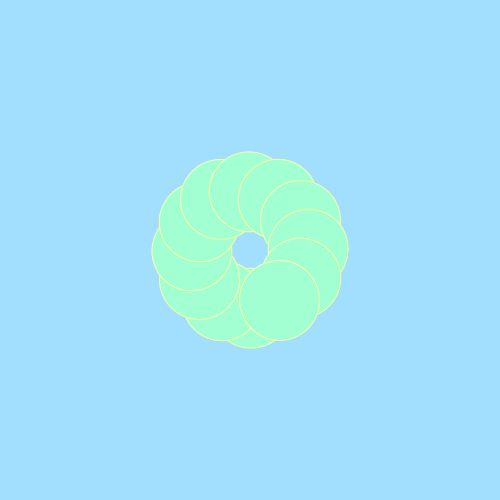
Frame 1 (no input)
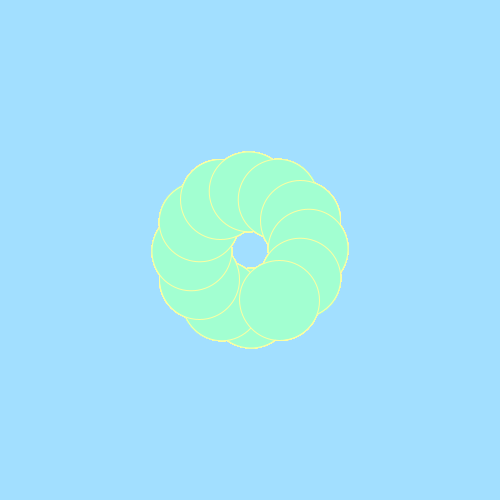
Frame 60 (the mouse pressed at the canvas centre just before this capture)
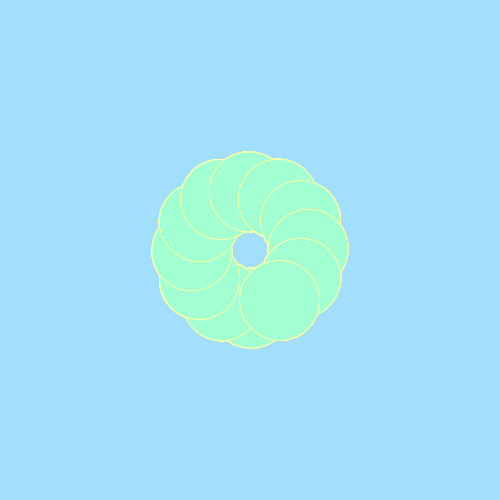
Frame 120 (the mouse held since frame 60 and released just before this capture)

The Processing sketch that drew these frames (run headless with seeded random() and noise(); from frame 60 on, the mouse is pressed at the canvas centre):

// Processing sketch: processing_85057
// ── processing_85057.pde

void setup()
{
size(500,500);
background(162,223,255);
smooth(); 
}

void draw()

{
translate(width/2, height/2);
for (int i=0;i<360;i+=30){
rotate(radians(30)); 
stroke(252,255,162);
fill(162,255,209);
ellipse (30,50,80,80);
}

}
